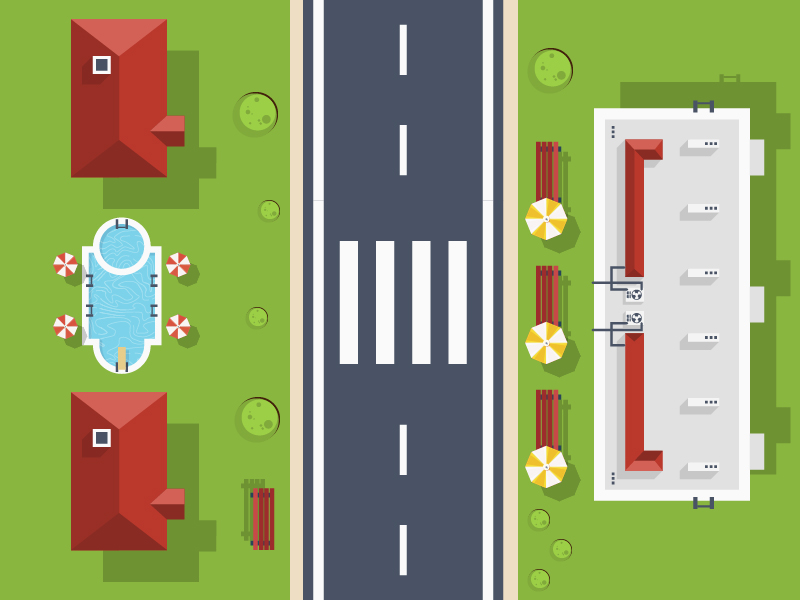
#> input picture assets/back1.jpg, 800 x 600 px, given in place of the camera
$ python color_detection_tracking.py
#> lines starting #> are read from the running program, lines starting #| are printed output that depends on the picture; after the words box and inside, x2 and y2 are one past the last pixel; in counts of white or black regions, pixels touching at a corner belong together
"""
Color_Detection_Tracking
Se va a detectar colores, realizar el borde o contornos e incontrar las coordenas del centro de la imagen a detectar (azul
"""
import cv2
import numpy as np

cap = cv2.VideoCapture(0)
# Definimos los rango a detectar con base en la siguiente tabla
# https://i.stack.imgur.com/gyuw4.png
azulBajo = np.array([100,100,20])
azulAlto = np.array([125,255,255])

while True:
    ret,frame = cap.read()
#> frame is the input picture: shape (600, 800, 3); mean B, G, R 106.3, 159.3, 146.6
    frame = cv2.flip(frame,1)
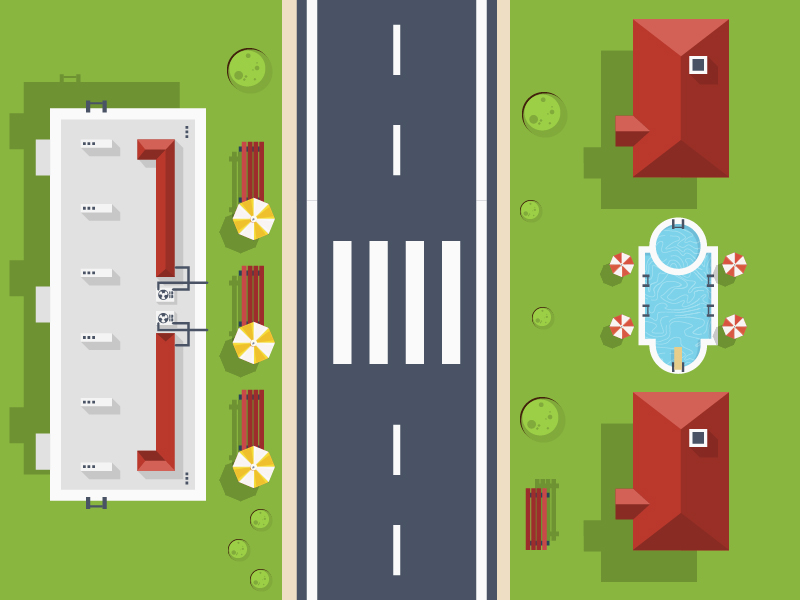
#> frame: shape (600, 800, 3); mean B, G, R 106.3, 159.3, 146.6
    if ret == True:
        frameHSV = cv2.cvtColor(frame,cv2.COLOR_BGR2HSV)
#> frameHSV: shape (600, 800, 3); mean H, S, V 46.4, 113.6, 174.3
        #Aplicamos la mascara
        mask = cv2.inRange(frameHSV,azulBajo,azulAlto)
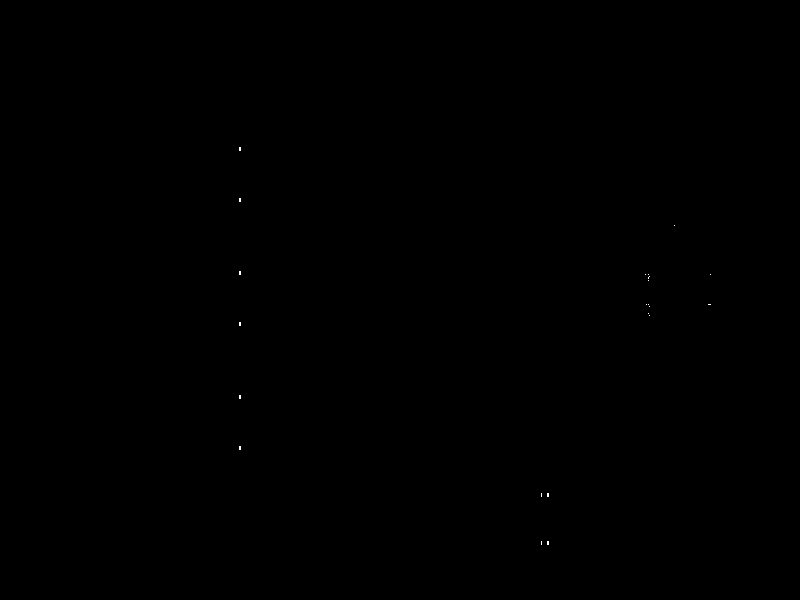
#> mask: shape (600, 800); 0.02% white in thin lines or dots, all inside (x1, y1, x2, y2) = (239, 147, 711, 545)
        #Obtenemos los contornos de las partes blancas y los dibujamos
        contornos,_ = cv2.findContours(mask,cv2.RETR_EXTERNAL,cv2.CHAIN_APPROX_SIMPLE)
#> contornos = 22 contours, all with area under 20
        """
        Dibujamos todos los contornos, con
        -1 indicamos que dibuje todos los encontrados
        (255,0,0) indica que va dibujar los contornos azules BGR
        3 indica el grosor de la linea a dibujar.
        """
        #cv2.drawContours(frame, contornos, -1, (255,0,0),3)
        #Como se dibujan multiples contornos, solo seleccionaremos los que cumplan cierta area.
        for contor in contornos:
            area = cv2.contourArea(contor)
            if area > 3000:
                #Buscamos las coordenadas del centro
                centros = cv2.moments(contor)
                if(centros["m00"]==0):centros["m00"]=1
                x =int(centros["m10"]/centros["m00"])
                y = int(centros["m01"]/centros["m00"])
                # 7 indica el radio
                cv2.circle(frame,(x,y),7,(0,255,0),-1)
                font = cv2.FONT_HERSHEY_SIMPLEX
                cv2.putText(frame,'{},{}'.format(x,y),(x+10,y),font,0.75,(0,255,0),1,cv2.LINE_AA)
                # Luego de eliminar los contorno menores a cierta area, vamos a suavizar los contornos
                contorSuavi = cv2.convexHull(contor)
                cv2.drawContours(frame,[contorSuavi],0,(255,0,0),3)
#> this loop made 22 passes
#> (contor, area) on passes 1 to 12: ([[547, 541], [547, 544], [548, 544], [548, 541]], 3), ([[541, 541], [541, 544]], 0), ([[547, 493], [547, 496], [548, 496], [548, 493]], 3), ([[541, 493], [541, 496]], 0), ([[239, 446], [239, 449], [240, 449], [240, 446]], 3), ([[239, 395], [239, 398], [240, 398], [240, 395]], 3), ([[239, 322], [239, 325], [240, 325], [240, 322]], 3), ([[649, 315]], 0), ([[648, 313]], 0), ([[649, 306]], 0), ([[708, 304], [710, 304]], 0), ([[648, 304]], 0)
        #cv2.imshow('MaskAzul',mask)


        cv2.imshow('Original',frame)


        if cv2.waitKey(1) & 0xFF == ord('s'):
#> (key Esc is pressed here)
            break
cap.release()
cv2.destroyAllWindows()

$ run again, on assets/back2.jpg
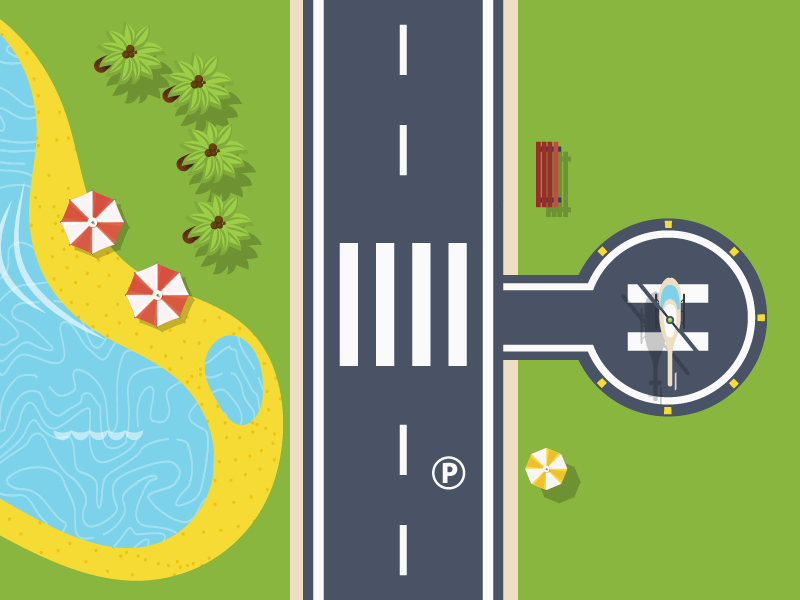
#> input picture assets/back2.jpg, 800 x 600 px, given in place of the camera
#> frame is the input picture: shape (600, 800, 3); mean B, G, R 108.4, 166.7, 139.8
#> `frame = cv2.flip(frame,1)`:
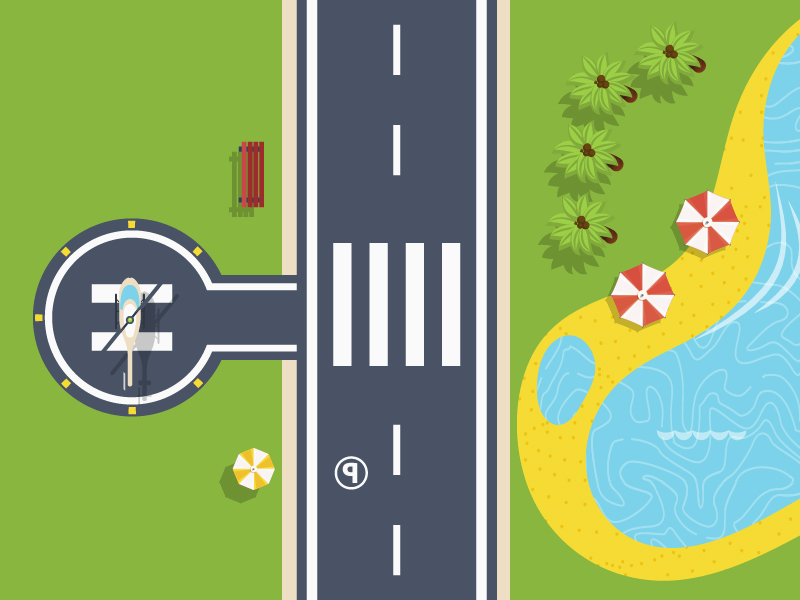
#> frame: shape (600, 800, 3); mean B, G, R 108.4, 166.7, 139.8
#> frameHSV: shape (600, 800, 3); mean H, S, V 61.5, 121.9, 177.7
#> mask: shape (600, 800); 0.01% white in thin lines or dots, all inside (x1, y1, x2, y2) = (116, 147, 241, 328)
#> contornos = 11 contours, all with area under 20
#> the loop `for contor in contornos:` made 11 passes
#> (contor, area) on passes 2, 3, 5, 6, 7, 8, 9, 10: ([[141, 322], [142, 323], [142, 324], [142, 323]], 0), ([[118, 322], [117, 323]], 0), ([[141, 311], [143, 311]], 0), ([[117, 311], [118, 311]], 0), ([[141, 301]], 0), ([[143, 299]], 0), ([[116, 299], [118, 301]], 0), ([[239, 198], [239, 201], [240, 201], [240, 198]], 3)

$ run again, on assets/back3.jpg
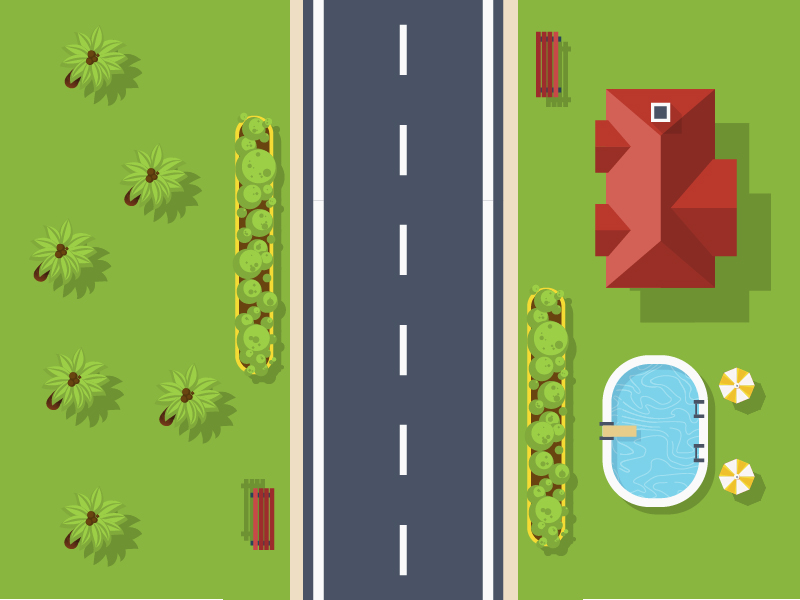
#> input picture assets/back3.jpg, 800 x 600 px, given in place of the camera
#> frame is the input picture: shape (600, 800, 3); mean B, G, R 85.7, 155.7, 132.4
#> `frame = cv2.flip(frame,1)`:
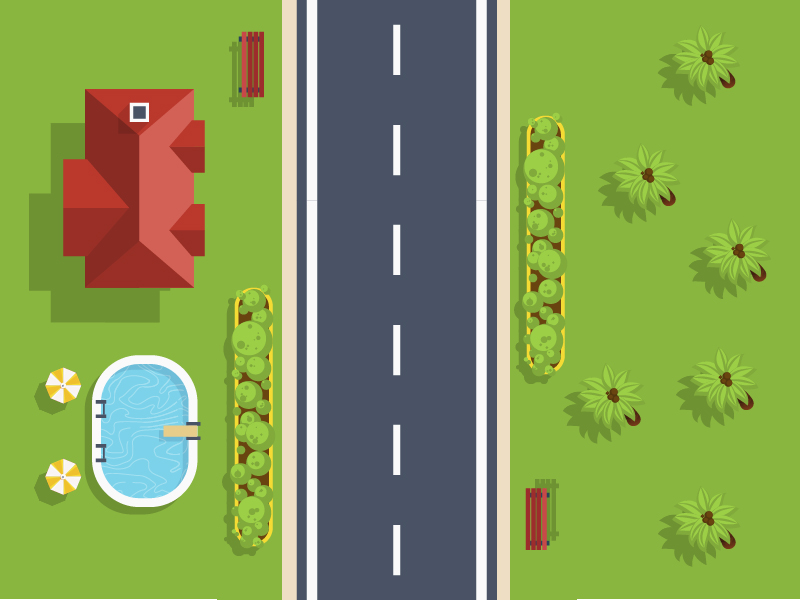
#> frame: shape (600, 800, 3); mean B, G, R 85.7, 155.7, 132.4
#> frameHSV: shape (600, 800, 3); mean H, S, V 53.6, 134.1, 167.5
#> mask: shape (600, 800); 0.01% white in thin lines or dots, all inside (x1, y1, x2, y2) = (101, 37, 549, 545)
#> contornos = 8 contours, all with area under 20
#> the loop `for contor in contornos:` made 8 passes
#> (contor, area) on passes 1 to 8: ([[547, 541], [547, 544], [548, 544], [548, 541]], 3), ([[541, 541], [541, 544]], 0), ([[547, 493], [547, 496], [548, 496], [548, 493]], 3), ([[541, 493], [541, 496]], 0), ([[102, 458]], 0), ([[101, 414]], 0), ([[239, 88], [239, 91], [240, 91], [240, 88]], 3), ([[239, 37], [239, 40], [240, 40], [240, 37]], 3)

$ run again, on assets/back4.jpg
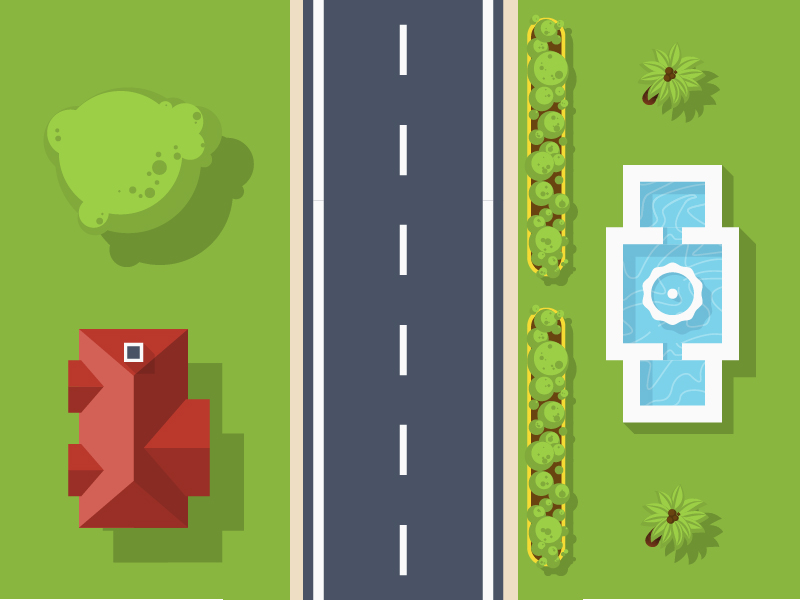
#> input picture assets/back4.jpg, 800 x 600 px, given in place of the camera
#> frame is the input picture: shape (600, 800, 3); mean B, G, R 91.6, 158.5, 134.6
#> `frame = cv2.flip(frame,1)`:
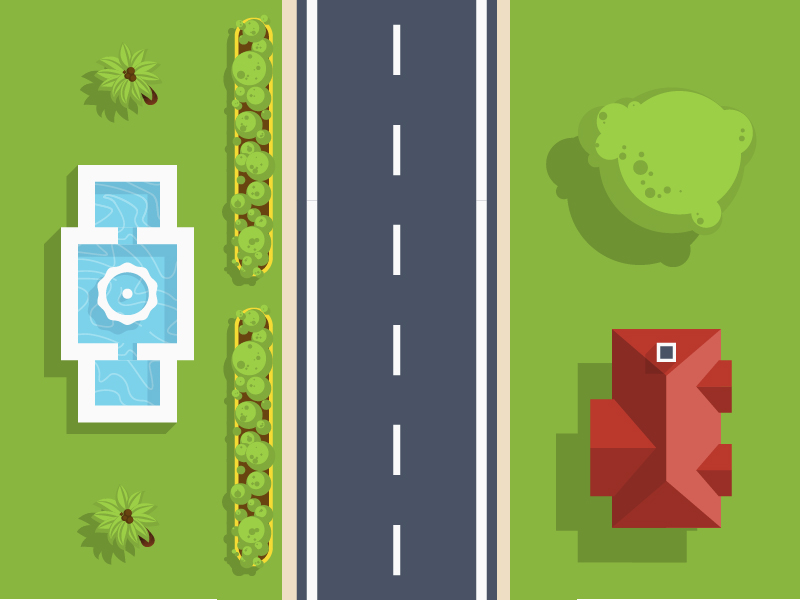
#> frame: shape (600, 800, 3); mean B, G, R 91.6, 158.5, 134.6
#> frameHSV: shape (600, 800, 3); mean H, S, V 53.5, 129.9, 169.9
#> mask: shape (600, 800); every value is 0
#> contornos = []
